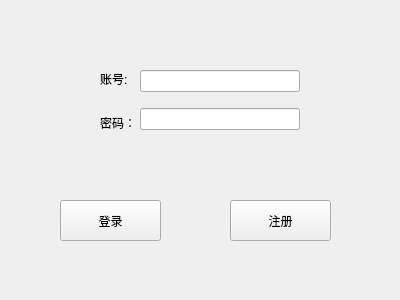
<?xml version="1.0" encoding="UTF-8"?>
<ui version="4.0">
 <class>LoginWindow</class>
 <widget class="QWidget" name="LoginWindow">
  <property name="geometry">
   <rect>
    <x>0</x>
    <y>0</y>
    <width>400</width>
    <height>300</height>
   </rect>
  </property>
  <property name="windowTitle">
   <string>Form</string>
  </property>
  <widget class="QWidget" name="verticalLayoutWidget">
   <property name="geometry">
    <rect>
     <x>100</x>
     <y>60</y>
     <width>41</width>
     <height>81</height>
    </rect>
   </property>
   <layout class="QVBoxLayout" name="verticalLayout">
    <item>
     <widget class="QLabel" name="label">
      <property name="text">
       <string>账号:</string>
      </property>
     </widget>
    </item>
    <item>
     <widget class="QLabel" name="label_2">
      <property name="text">
       <string>密码：</string>
      </property>
     </widget>
    </item>
   </layout>
  </widget>
  <widget class="QWidget" name="verticalLayoutWidget_2">
   <property name="geometry">
    <rect>
     <x>140</x>
     <y>60</y>
     <width>160</width>
     <height>80</height>
    </rect>
   </property>
   <layout class="QVBoxLayout" name="verticalLayout_2">
    <item>
     <widget class="QLineEdit" name="user_text"/>
    </item>
    <item>
     <widget class="QLineEdit" name="password_text"/>
    </item>
   </layout>
  </widget>
  <widget class="QPushButton" name="login_button">
   <property name="geometry">
    <rect>
     <x>60</x>
     <y>200</y>
     <width>101</width>
     <height>41</height>
    </rect>
   </property>
   <property name="text">
    <string>登录</string>
   </property>
  </widget>
  <widget class="QPushButton" name="register_button">
   <property name="geometry">
    <rect>
     <x>230</x>
     <y>200</y>
     <width>101</width>
     <height>41</height>
    </rect>
   </property>
   <property name="text">
    <string>注册</string>
   </property>
  </widget>
 </widget>
 <resources/>
 <connections/>
</ui>
